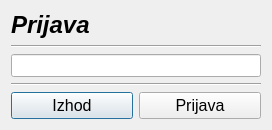
<?xml version="1.0" encoding="UTF-8"?>
<ui version="4.0">
 <class>Login</class>
 <widget class="QDialog" name="Login">
  <property name="geometry">
   <rect>
    <x>0</x>
    <y>0</y>
    <width>272</width>
    <height>125</height>
   </rect>
  </property>
  <property name="windowTitle">
   <string>Dialog</string>
  </property>
  <layout class="QGridLayout" name="gridLayout">
   <item row="0" column="0">
    <layout class="QVBoxLayout" name="verticalLayout_2">
     <item>
      <layout class="QVBoxLayout" name="verticalLayout">
       <item>
        <widget class="QLabel" name="label">
         <property name="font">
          <font>
           <family>MS Sans Serif</family>
           <pointsize>18</pointsize>
           <weight>75</weight>
           <italic>true</italic>
           <bold>true</bold>
          </font>
         </property>
         <property name="text">
          <string>Prijava</string>
         </property>
         <property name="buddy">
          <cstring>lineEdit_login</cstring>
         </property>
        </widget>
       </item>
       <item>
        <widget class="Line" name="line">
         <property name="orientation">
          <enum>Qt::Horizontal</enum>
         </property>
        </widget>
       </item>
       <item>
        <widget class="QLineEdit" name="lineEdit_login">
         <property name="font">
          <font>
           <family>MS Sans Serif</family>
           <pointsize>10</pointsize>
          </font>
         </property>
        </widget>
       </item>
      </layout>
     </item>
     <item>
      <widget class="Line" name="line_2">
       <property name="orientation">
        <enum>Qt::Horizontal</enum>
       </property>
      </widget>
     </item>
     <item>
      <layout class="QHBoxLayout" name="horizontalLayout">
       <item>
        <widget class="QPushButton" name="pushButton">
         <property name="font">
          <font>
           <family>MS Sans Serif</family>
           <pointsize>12</pointsize>
          </font>
         </property>
         <property name="text">
          <string>Izhod</string>
         </property>
        </widget>
       </item>
       <item>
        <widget class="QPushButton" name="pushButton_prijava">
         <property name="font">
          <font>
           <family>MS Sans Serif</family>
           <pointsize>12</pointsize>
          </font>
         </property>
         <property name="text">
          <string>Prijava</string>
         </property>
        </widget>
       </item>
      </layout>
     </item>
    </layout>
   </item>
  </layout>
 </widget>
 <tabstops>
  <tabstop>lineEdit_login</tabstop>
  <tabstop>pushButton_prijava</tabstop>
  <tabstop>pushButton</tabstop>
 </tabstops>
 <resources/>
 <connections/>
</ui>
